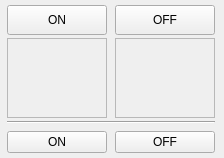
<?xml version="1.0" encoding="UTF-8"?>
<ui version="4.0">
 <class>PressureDeviceWidget</class>
 <widget class="QWidget" name="PressureDeviceWidget">
  <property name="geometry">
   <rect>
    <x>0</x>
    <y>0</y>
    <width>224</width>
    <height>158</height>
   </rect>
  </property>
  <property name="windowTitle">
   <string>Pressure Device</string>
  </property>
  <layout class="QGridLayout" name="gridLayout">
   <property name="leftMargin">
    <number>5</number>
   </property>
   <property name="topMargin">
    <number>5</number>
   </property>
   <property name="rightMargin">
    <number>5</number>
   </property>
   <property name="bottomMargin">
    <number>5</number>
   </property>
   <property name="verticalSpacing">
    <number>3</number>
   </property>
   <item row="0" column="1">
    <widget class="QToolButton" name="tbtOFF">
     <property name="minimumSize">
      <size>
       <width>100</width>
       <height>30</height>
      </size>
     </property>
     <property name="text">
      <string>OFF</string>
     </property>
    </widget>
   </item>
   <item row="0" column="0">
    <widget class="QToolButton" name="tbtON">
     <property name="minimumSize">
      <size>
       <width>100</width>
       <height>30</height>
      </size>
     </property>
     <property name="text">
      <string>ON</string>
     </property>
    </widget>
   </item>
   <item row="4" column="1">
    <widget class="QPushButton" name="pbtOFF">
     <property name="text">
      <string>OFF</string>
     </property>
    </widget>
   </item>
   <item row="4" column="0">
    <widget class="QPushButton" name="pbtON">
     <property name="text">
      <string>ON</string>
     </property>
    </widget>
   </item>
   <item row="2" column="0" colspan="2">
    <widget class="Line" name="line">
     <property name="orientation">
      <enum>Qt::Horizontal</enum>
     </property>
    </widget>
   </item>
   <item row="1" column="0">
    <widget class="QFrame" name="widgetON">
     <property name="minimumSize">
      <size>
       <width>100</width>
       <height>80</height>
      </size>
     </property>
     <property name="maximumSize">
      <size>
       <width>100</width>
       <height>80</height>
      </size>
     </property>
     <property name="frameShape">
      <enum>QFrame::StyledPanel</enum>
     </property>
     <property name="frameShadow">
      <enum>QFrame::Raised</enum>
     </property>
    </widget>
   </item>
   <item row="1" column="1">
    <widget class="QFrame" name="widgetOFF">
     <property name="minimumSize">
      <size>
       <width>100</width>
       <height>80</height>
      </size>
     </property>
     <property name="maximumSize">
      <size>
       <width>100</width>
       <height>80</height>
      </size>
     </property>
     <property name="frameShape">
      <enum>QFrame::StyledPanel</enum>
     </property>
     <property name="frameShadow">
      <enum>QFrame::Raised</enum>
     </property>
    </widget>
   </item>
   <item row="3" column="0">
    <spacer name="verticalSpacer">
     <property name="orientation">
      <enum>Qt::Vertical</enum>
     </property>
     <property name="sizeHint" stdset="0">
      <size>
       <width>20</width>
       <height>40</height>
      </size>
     </property>
    </spacer>
   </item>
  </layout>
 </widget>
 <resources/>
 <connections/>
</ui>
